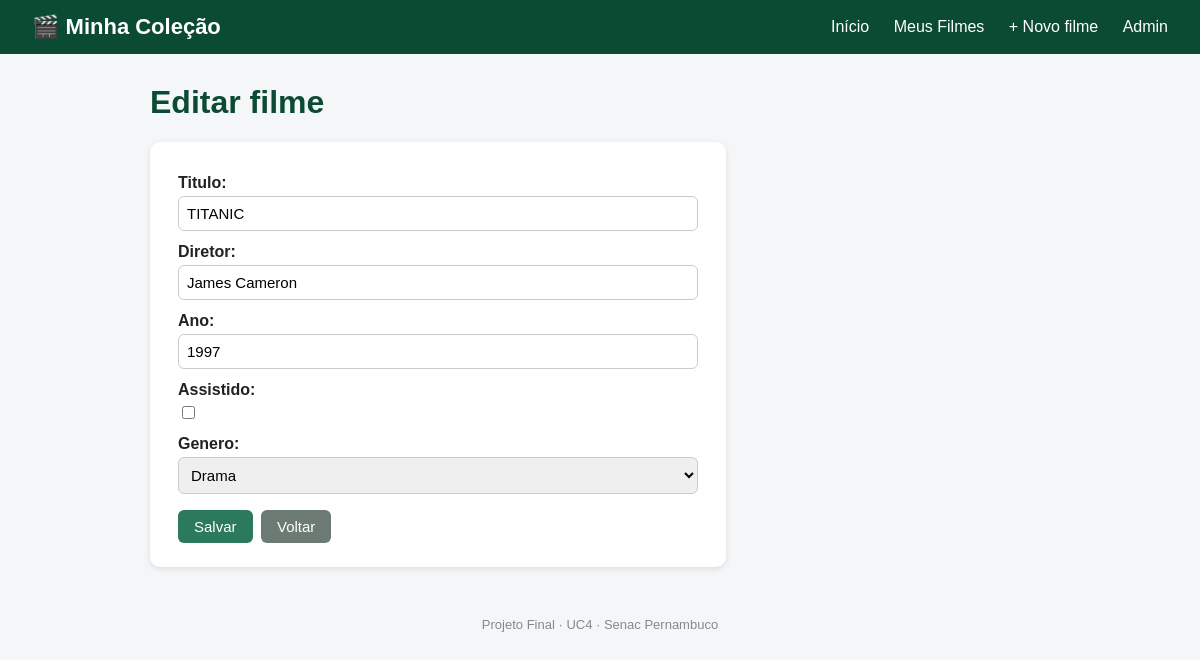
Screenshot of /filmes/1/editar/ with the database file from the repository.
### colecao/models.py (models this page shows, shortened)
class Filme(models.Model):
    titulo = models.CharField(max_length=100)
    diretor = models.CharField(max_length=100)
    ano = models.IntegerField()
    assistido = models.BooleanField(default=False)
    genero = models.ForeignKey(
        Genero, on_delete=models.SET_NULL, null=True, blank=True
    )

### colecao/views.py (the view)
# urls.py: path("filmes/<int:id>/editar/", colecao_views.editar_filme),
def editar_filme(request, id):
    item = get_object_or_404(Filme, id=id)
    if request.method == "POST":
        form = FilmeForm(request.POST, instance=item)
        if form.is_valid():
            form.save()
            return redirect("/filmes/")
    else:
        form = FilmeForm(instance=item)
    return render(request, "form_filme.html", {"form": form, "titulo": "Editar filme"})

### colecao/forms.py
class FilmeForm(forms.ModelForm):
    class Meta:
        model = Filme
        fields = ["titulo", "diretor", "ano", "assistido", "genero"]

### colecao/models.py (called while the page is built)
    def __str__(self):
        return self.nome

### colecao/templates/form_filme.html (shortened to what this page needs)
{% extends "base.html" %}
{% block conteudo %}
<h1>{{ titulo }}</h1>
<form method="post" class="formulario">
    {{ form.as_p }}
    <button type="submit" class="botao">Salvar</button>
    <a class="botao botao-cinza" href="/filmes/">Voltar</a>
</form>
{% endblock %}

### paginas/static/css/estilo.css (style rules this page uses)
body { margin: 0; font-family: Arial, Helvetica, sans-serif; background: #f4f6f8; color: #222; }
h1 { color: #0c4b33; }
.botao { display: inline-block; background: #2b7a5b; color: white; padding: 8px 16px; border: none; border-radius: 6px; text-decoration: none; font-size: 15px; cursor: pointer; margin: 4px 4px 4px 0; }
.botao-cinza { background: #6b7a73; }
.formulario { background: white; border-radius: 10px; padding: 20px 28px; box-shadow: 0 2px 6px rgba(0, 0, 0, 0.1); max-width: 520px; }
.formulario p { margin: 12px 0; }
.formulario label { display: block; font-weight: bold; margin-bottom: 4px; }
.formulario input[type=text], .formulario input[type=number], .formulario select { width: 100%; padding: 8px; border: 1px solid #ccc; border-radius: 6px; font-size: 15px; box-sizing: border-box; }

### rows the page displays
Filme: titulo "TITANIC", diretor "James Cameron", ano "1997", genero "Drama"

### other values shown
{{ titulo }} "Editar filme"
